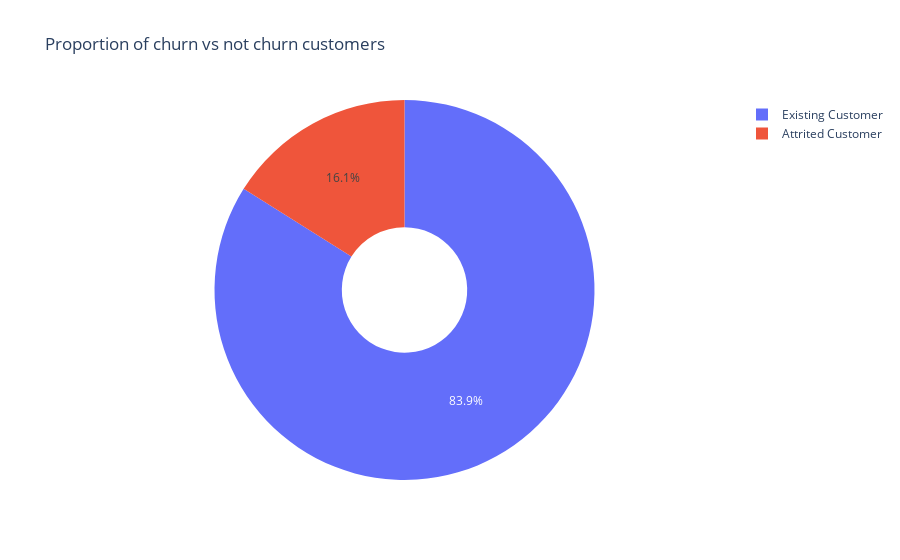

This figure's notebook cell:
### Markdown cell above
### We see that the distribution of the total transactions (Last 12 months) displays a multimodal distribution, meaning we have some underlying groups in our data; it can be an interesting experiment to try and cluster the different groups and view the similarities between them and what describes best the different groups which create the different modes in our distribution.

### Code cell
ex.pie(data,names='Attrition_Flag',title='Proportion of churn vs not churn customers',hole=0.33)

### Figure 1 — Plotly figure (JSON) as saved in the notebook; plotly's stock layout.template omitted (floating-point values rounded to 4 significant figures; data arrays with more than 128 entries replaced by an {"elided": "..."} marker saying what was removed)
{"data": [{"domain": {"x": [0, 1], "y": [0, 1]}, "hole": 0.33, "hovertemplate": "Attrition_Flag=%{label}<extra></extra>", "labels": {"elided": "10127 str values"}, "legendgroup": "", "name": "", "showlegend": true, "type": "pie"}], "layout": {"legend": {"tracegroupgap": 0}, "title": {"text": "Proportion of churn vs not churn customers"}}}
